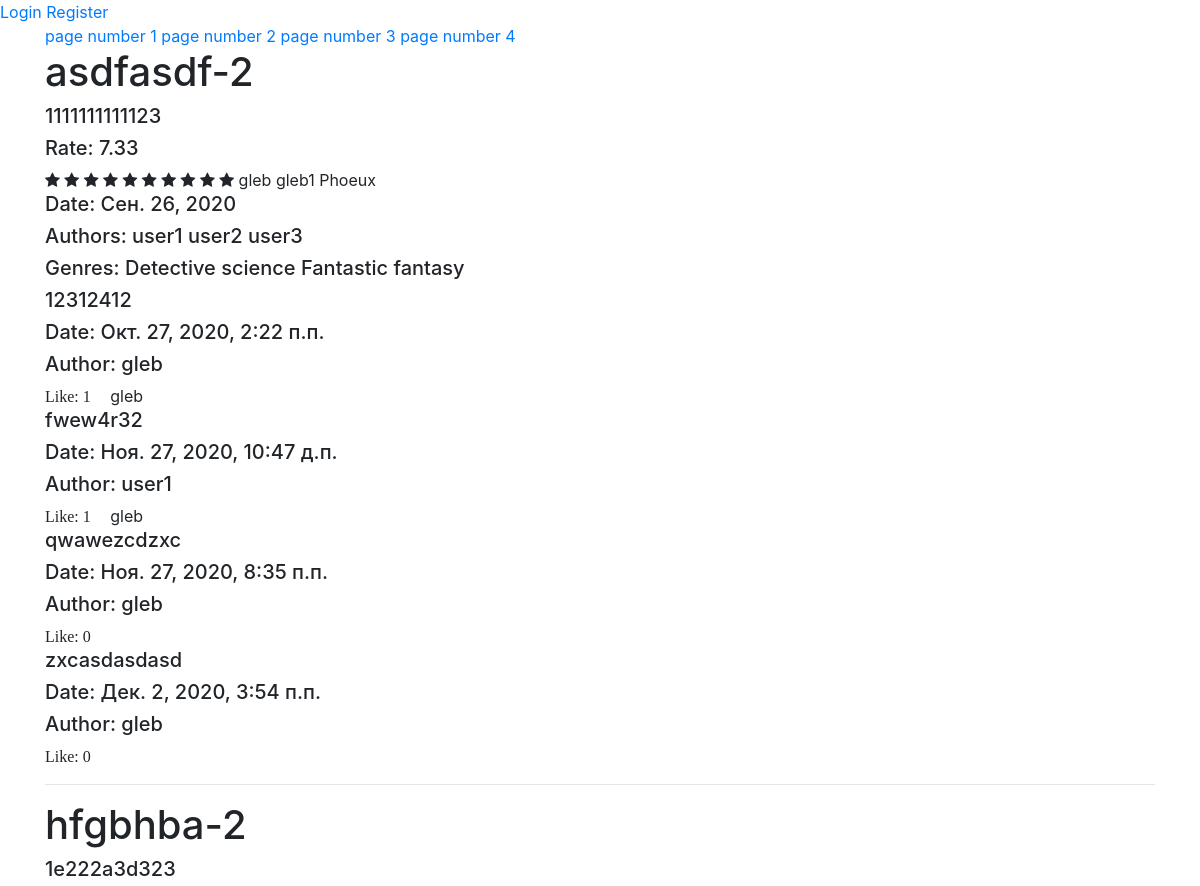
Before: /shop/hello/ (upper part) with the older database file.
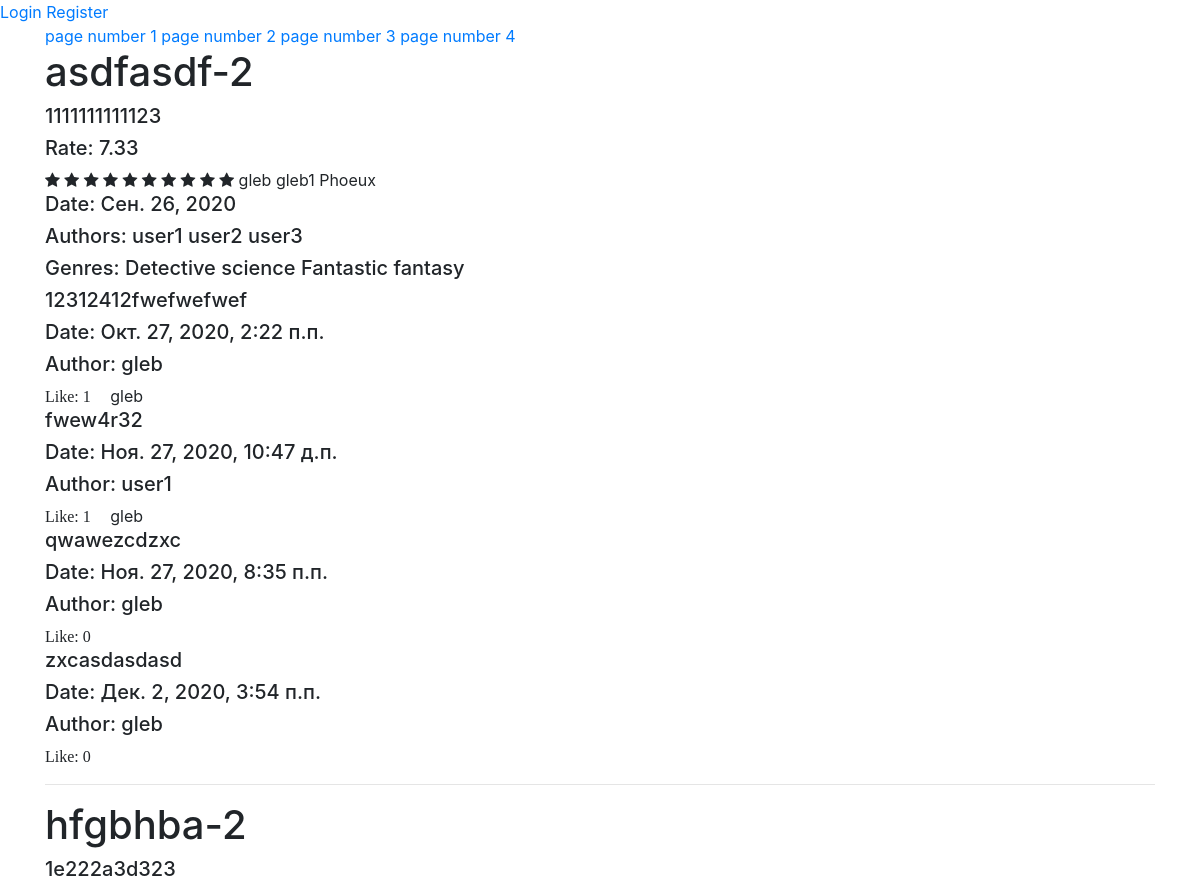
After: the same page with the newer database file.
### managebook/models.py (models this page shows, shortened)
class Book(models.Model):
    class Meta:
        verbose_name = 'Книга'
        verbose_name_plural = 'Книги'
    title = models.CharField(
        max_length=50,
        verbose_name='Название',
        help_text='введите название книги',
        db_index=True,
        unique=True
    )
    slug = models.SlugField(unique=True, verbose_name='Слаг')
    text = models.TextField(verbose_name='текст')
    author = models.ManyToManyField(User, verbose_name="автор", db_index=True, related_name='book')
    publish_date = models.DateField(auto_now_add=True)
    genre = models.ManyToManyField('managebook.Genre', verbose_name='жанр')
    rate = models.ManyToManyField(User, through='managebook.BookLike', related_name='rate')
    cached_rate = models.DecimalField(max_digits=3, decimal_places=2, default=0)

class Genre(models.Model):
    class Meta:
        verbose_name = 'Жанр'
        verbose_name_plural = 'Жанры'
    title = models.CharField(max_length=50, verbose_name='Название')

class Comment(models.Model):
    text = models.TextField(verbose_name="текст")
    date = models.DateTimeField(auto_now_add=True)
    user = models.ForeignKey(
        User, on_delete=models.CASCADE, verbose_name="пользователь", related_name='comment')
    book = models.ForeignKey(
        Book, on_delete=models.CASCADE, verbose_name="книга", related_name='comment')
    like = models.ManyToManyField(
        User, through='CommentLike', related_name='like', blank=True, null=True)
    cashed_like = models.PositiveIntegerField(default=0)

### managebook/views.py (the view)
# urls.py: path('hello/', views.BookView.as_view(), name='hello'),
class BookView(View):
    def get(self, request, num_page=1):
        response = {'form': CommentForm()}
        if request.user.is_authenticated:
            sub_query_1 = BookLike.objects.filter(user=request.user, book=OuterRef('pk')).values('rate')
            sub_query_2 = Exists(User.objects.filter(id=request.user.id, book=OuterRef('pk')))
            sub_query_3 = Exists(User.objects.filter(id=request.user.id, comment=OuterRef('pk')))
            sub_query_4 = Exists(User.objects.filter(id=request.user.id, like=OuterRef('pk')))
            comment = Comment.objects.annotate(is_owner=sub_query_3, is_liked=sub_query_4). \
                select_related('user').prefetch_related('like')
            comment_prefetch = Prefetch('comment', comment)
            result = Book.objects.annotate(user_rate=Cast(sub_query_1, CharField()),
                                           is_owner=sub_query_2). \
                prefetch_related(comment_prefetch, 'author', 'genre', 'rate')
        else:
            result = Book.objects. \
                prefetch_related('author', 'genre', 'comment', 'comment__user').all()
        pag = Paginator(result, 5)
        response['content'] = pag.page(num_page)
        response['count_page'] = list(range(1, pag.num_pages + 1))
        response['book_form'] = BookForm()
        response['comment_form'] = CommentForm()
        return render(request, 'index.html', response)

### managebook/templates/index.html (shortened to what this page needs)
{% extends 'main_template.html' %}
{% block index %}
{% for p in count_page %}
<a href="{% url 'hello_with_num_page' num_page=p %}"> page number {{ p }}</a>
{% endfor %} <br>
    <div class="book_container">
    {% for book in content %}
        <h1> {{ book.title }} </h1>
        <h5> {{ book.text }} </h5>
        <div>
            <h5> Rate: {{ book.cached_rate }} </h5>
            {% for i in '0123456789'|make_list %}
                {% if book.user_rate >= i %}
                    <span class="book_rate fa fa-star checked" id="br-{{ book.id }}-{{ i }}"></span>
                {% else %}
                    <span class="book_rate fa fa-star" id="br-{{ book.id }}-{{ i }}"></span>
                {% endif %}
            {% endfor %}
                 {% for u in book.rate.all %}
                    <span>
                        {{ u.username }}
                    </span>
                 {% endfor %}
        </div>
        <h5> Date: {{ book.publish_date }} </h5>
        <h5> Authors: {% for author in book.author.all %}
            {{ author.username }}
            {% endfor %}</h5>
        <h5> Genres: {% for genre in book.genre.all%}
            {{ genre.title }}
            {% endfor %}
        </h5>
        <div class="comment_container" id="{{ book.slug }}">
        {% for c in book.comment.all %}
            <div>
                <h5>{{ c.text }}</h5>
                <h5>Date: {{ c.date }}</h5>
                <h5>Author: {{ c.user }}</h5>
                <div>
                    <span class="comment_like fa {% if c.is_liked %} fa-star checked {% endif %}" id="cl-{{ c.id }}">
                        Like: {{ c.cashed_like }}
                    </span>
                            {% for u in c.like.all %}
                                <span class="col">{{ u.username }}</span>
                            {% endfor %}
                </div>
            {% endfor %}
            </div>
            <hr>
        </div>
        {% endfor %}
    </div>
{% endblock %}

### managebook/templates/main_template.html (shortened to what this page needs)
{% load static %}
<!DOCTYPE html>
<html lang="en">
<head>
    <link rel="stylesheet" href="https://maxcdn.bootstrapcdn.com/bootstrap/4.5.2/css/bootstrap.min.css">
    <link rel="stylesheet" href="https://cdnjs.cloudflare.com/ajax/libs/font-awesome/4.7.0/css/font-awesome.min.css">
<link rel="stylesheet" href="https://cdnjs.cloudflare.com/ajax/libs/jquery-modal/0.9.1/jquery.modal.min.css" />
</head>
<body>
{% if user.is_authenticated %}
    <a href=" {% url 'logout' %}">Logout</a>
{% else %}
    <a href="{% url 'login' %}">Login</a>
    <a href="{% url 'register' %}">Register</a>
{% endif %}
<div class="container">
    {% block index %}
    {% endblock %}
</body>
</html>

Changed rows visible on the page:
changed Comment: text "12312412" → "12312412fwefwefwef"
